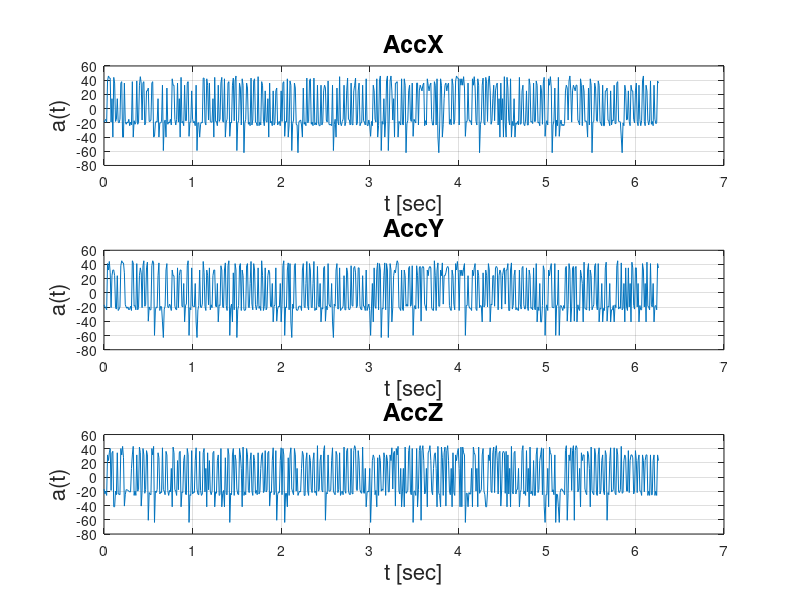
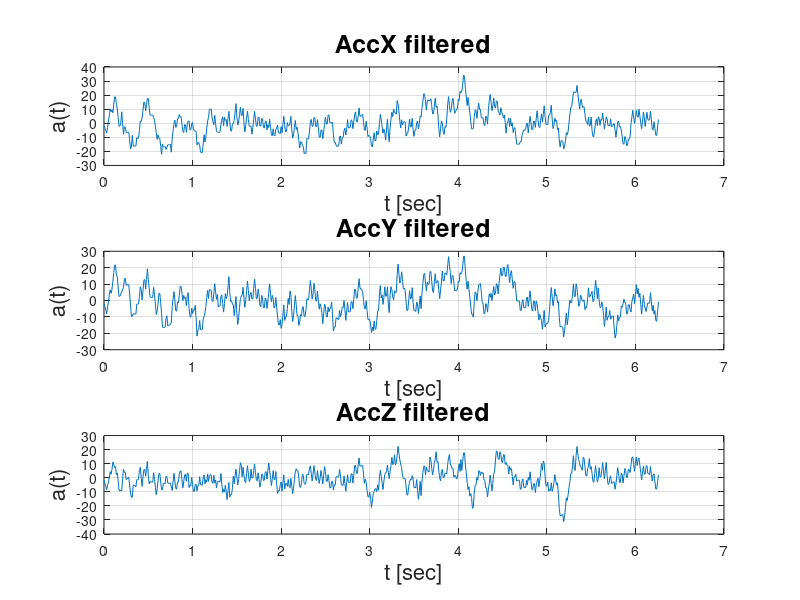
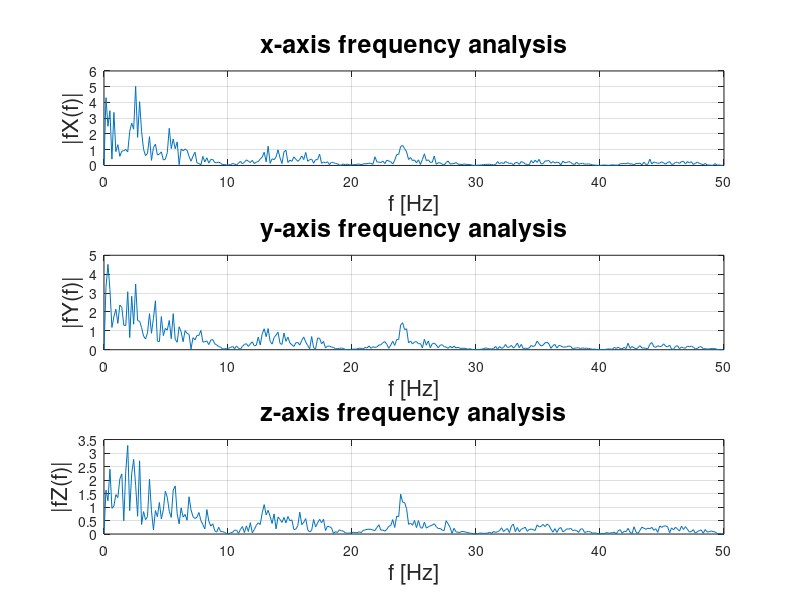

Reproduce these figures in MATLAB, in order. (Note: this script raises an error after producing the figures.)

clc
close all
clear all

% import from file to array
mydata1 = importdata("dati.txt");
%converto in matrice
%mydata1 =table2array(mydata);

accX = mydata1(:, 1) - mean(mydata1(:, 1));
accY = mydata1(:, 2) - mean(mydata1(:, 2));
accZ = mydata1(:, 3) - mean(mydata1(:, 3));

Ts = 0.01;
Fs = 1/Ts;

L = max(size(accX)); %numero misurazioni
t = (0:L-1)*Ts;

windowSize = 10;
b = (1/windowSize)*ones(1,windowSize);
a = 1;

% filters the data in vector X with the
%  filter described by vectors A and B to create the filtered data Y.  
filteredX = filter(b, a, accX);
filteredY = filter(b, a, accY);
filteredZ = filter(b, a, accZ);

% accelerations analysis without filter
figure(1)
axis(1) = subplot(3,1,1);
plot(t, accX);
title('AccX', 'FontSize', 18);
xlabel('t [sec]', 'FontSize', 16);
ylabel('a(t)', 'FontSize', 16);
grid on;

axis(2) = subplot(3,1,2);
plot(t, accY);
title('AccY', 'FontSize', 18);
xlabel('t [sec]', 'FontSize', 16);
ylabel('a(t)', 'FontSize', 16);
grid on;

axis(3) = subplot(3,1,3);
plot(t, accZ);
title('AccZ', 'FontSize', 18);
xlabel('t [sec]', 'FontSize', 16);
ylabel('a(t)', 'FontSize', 16);
grid on;

linkaxes(axis, 'x');
% accelerations analisys with filter
figure(2)
axis(1) = subplot(3,1,1);
plot(t, filteredX);
title('AccX filtered', 'FontSize', 18);
xlabel('t [sec]', 'FontSize', 16);
ylabel('a(t)', 'FontSize', 16);
grid on;

axis(2) = subplot(3,1,2);
plot(t, filteredY);
title('AccY filtered', 'FontSize', 18);
xlabel('t [sec]', 'FontSize', 16);
ylabel('a(t)', 'FontSize', 16);
grid on;

axis(3) = subplot(3,1,3);
plot(t, filteredZ);
title('AccZ filtered', 'FontSize', 18);
xlabel('t [sec]', 'FontSize', 16);
ylabel('a(t)', 'FontSize', 16);
grid on;


linkaxes(axis, 'x');
%% FREQUENCY DOMAIN ANALYSIS
% frequency analisys
% fft(X) is the discrete Fourier transform (DFT) of vector X
tfourierX = fft(filteredX);
tfourierY = fft(filteredY);
tfourierZ = fft(filteredZ);

tfourierX = abs(tfourierX/L);
fX = tfourierX(1:L/2+1);
fX(2:end-1) = 2*fX(2:end-1); 

tfourierY = abs(tfourierY/L);
fY = tfourierY(1:L/2+1);
fY(2:end-1) = 2*fY(2:end-1);

tfourierZ = abs(tfourierZ/L);
fZ = tfourierZ(1:L/2+1);
fZ(2:end-1) = 2*fZ(2:end-1); 

f = Fs*(0:(L/2))/L;

figure(3)
axis(1) = subplot(3,1,1);
plot(f, fX);
title('x-axis frequency analysis', 'FontSize', 18);
xlabel('f [Hz]', 'FontSize', 16);
ylabel('|fX(f)|', 'FontSize', 16);
grid on;

axis(2) = subplot(3,1,2);
plot(f, fY);
title('y-axis frequency analysis', 'FontSize', 18);
xlabel('f [Hz]', 'FontSize', 16);
ylabel('|fY(f)|', 'FontSize', 16);
grid on;

axis(3) = subplot(3,1,3);
plot(f, fZ);
title('z-axis frequency analysis', 'FontSize', 18);
xlabel('f [Hz]', 'FontSize', 16);
ylabel('|fZ(f)|', 'FontSize', 16);
grid on;

linkaxes(axis, 'x');
%% STABILITY
% stability analysis (BODE)
%Frequency Response Data (frd) models store the frequency response of linear 
%systems, for example, experimental data collected with a frequency analyzer.
 

sX = frd(fX, f, Ts);
sY = frd(fY, f, Ts);
sZ = frd(fZ, f, Ts);

np = 3; % number of poles
nz = np - 1;

sXest = tfest(sX, np, nz);
sYest = tfest(sY, np, nz);
sZest = tfest(sZ, np, nz);

figure(4)
axis(1) = subplot(3,1,1);
bode(sXest);
title('x-axis Bode diagram', 'FontSize', 18);
grid on;

axis(2) = subplot(3,1,2);
bode(sYest);
title('y-axis Bode diagram', 'FontSize', 18);
grid on;

axis(3) = subplot(3,1,3);
bode(sZest);
title('z-axis Bode diagram', 'FontSize', 18);
grid on;

linkaxes(axis, 'x');

% stability analysis (ROOT LOCUS)
figure(5)
axis(1) = subplot(3,1,1);
rlocus(sXest);
title('Location of the X-axis roots', 'FontSize', 18);
grid on;

axis(2) = subplot(3,1,2);
rlocus(sYest);
title('Location of the Y-axis roots', 'FontSize', 18);
grid on;

axis(3) = subplot(3,1,3);
rlocus(sZest);
title('Location of the Z-axis roots', 'FontSize', 18);
grid on;

linkaxes(axis, 'x');

% stability analysis (ISSTABLE FUNCTION)
isstable(sXest)
isstable(sYest)
isstable(sZest)

% stability nyquist (NYQUIST FUNCTION)
figure(6);
axis(1) = subplot(3,1,1);
nyquist(sXest);
title('Nyquist asse X', 'FontSize', 18);
grid on;

axis(2) = subplot(3,1,2);
nyquist(sYest);
title('Nyquist asse Y', 'FontSize', 18);
grid on;

axis(3) = subplot(3,1,3);
nyquist(sZest);
title('Nyquist asse Z', 'FontSize', 18);
grid on;
wShow = 0:0.1:f(end);

figure(7);
axis(1) = subplot(3,1,1);
bodemag(sX, sXest, 'r', wShow);
title('Confronto frequenziale asse X', 'FontSize', 18);
legend('Sperimentale', 'Stimato', 'fontSize', 14);
grid on;

axis(2) = subplot(3,1,2);
bodemag(sY, sYest, 'r', wShow);
title('Confronto frequenziale asse Y', 'FontSize', 18);
legend('Sperimentale', 'Stimato', 'fontSize', 14);
grid on;

axis(3) = subplot(3,1,3);
bodemag(sZ, sZest, 'r', wShow);
title('Confronto frequenziale asse Z', 'FontSize', 18);
legend('Sperimentale', 'Stimato', 'fontSize', 14);
grid on;

linkaxes(axis, 'x');

